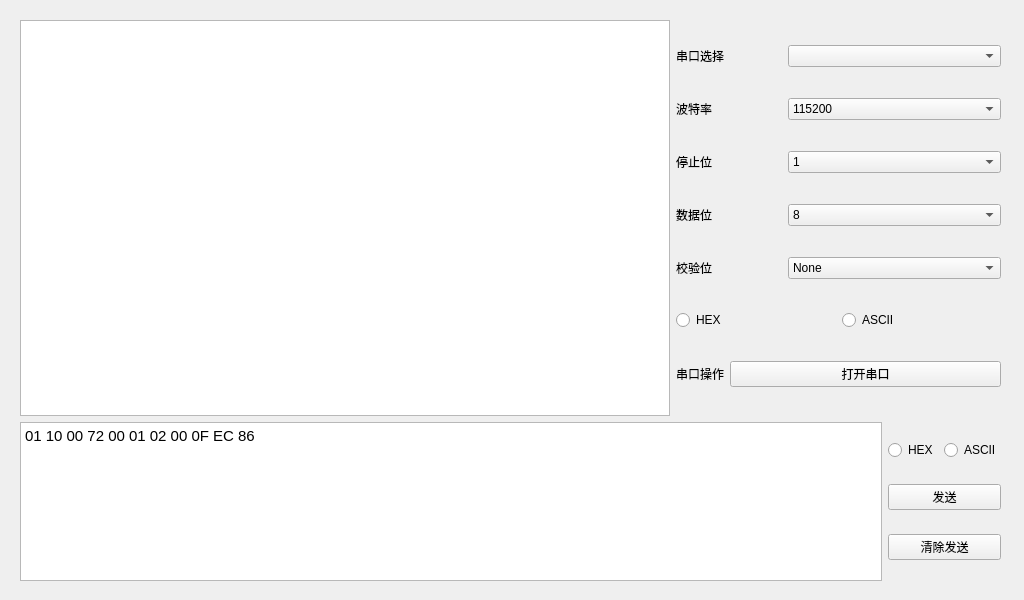
<?xml version="1.0" encoding="UTF-8"?>
<ui version="4.0">
 <class>Widget</class>
 <widget class="QWidget" name="Widget">
  <property name="geometry">
   <rect>
    <x>0</x>
    <y>0</y>
    <width>1024</width>
    <height>600</height>
   </rect>
  </property>
  <property name="windowTitle">
   <string>Widget</string>
  </property>
  <widget class="QWidget" name="layoutWidget">
   <property name="geometry">
    <rect>
     <x>20</x>
     <y>20</y>
     <width>981</width>
     <height>561</height>
    </rect>
   </property>
   <layout class="QVBoxLayout" name="verticalLayout_3" stretch="5,2">
    <item>
     <layout class="QHBoxLayout" name="horizontalLayout_8" stretch="4,2">
      <item>
       <widget class="QTextBrowser" name="textBrowser"/>
      </item>
      <item>
       <layout class="QVBoxLayout" name="verticalLayout">
        <item>
         <layout class="QHBoxLayout" name="horizontalLayout" stretch="1,2">
          <item>
           <widget class="QLabel" name="label">
            <property name="text">
             <string>串口选择</string>
            </property>
           </widget>
          </item>
          <item>
           <widget class="QComboBox" name="comboBox"/>
          </item>
         </layout>
        </item>
        <item>
         <layout class="QHBoxLayout" name="horizontalLayout_2" stretch="1,2">
          <item>
           <widget class="QLabel" name="label_2">
            <property name="text">
             <string>波特率</string>
            </property>
           </widget>
          </item>
          <item>
           <widget class="QComboBox" name="comboBox_2">
            <item>
             <property name="text">
              <string>115200</string>
             </property>
            </item>
            <item>
             <property name="text">
              <string>57600</string>
             </property>
            </item>
            <item>
             <property name="text">
              <string>38400</string>
             </property>
            </item>
            <item>
             <property name="text">
              <string>19200</string>
             </property>
            </item>
            <item>
             <property name="text">
              <string>9600</string>
             </property>
            </item>
           </widget>
          </item>
         </layout>
        </item>
        <item>
         <layout class="QHBoxLayout" name="horizontalLayout_3" stretch="1,2">
          <item>
           <widget class="QLabel" name="label_3">
            <property name="text">
             <string>停止位</string>
            </property>
           </widget>
          </item>
          <item>
           <widget class="QComboBox" name="comboBox_3">
            <item>
             <property name="text">
              <string>1</string>
             </property>
            </item>
            <item>
             <property name="text">
              <string>2</string>
             </property>
            </item>
           </widget>
          </item>
         </layout>
        </item>
        <item>
         <layout class="QHBoxLayout" name="horizontalLayout_4" stretch="1,2">
          <item>
           <widget class="QLabel" name="label_4">
            <property name="text">
             <string>数据位</string>
            </property>
           </widget>
          </item>
          <item>
           <widget class="QComboBox" name="comboBox_4">
            <item>
             <property name="text">
              <string>8</string>
             </property>
            </item>
            <item>
             <property name="text">
              <string>7</string>
             </property>
            </item>
            <item>
             <property name="text">
              <string>6</string>
             </property>
            </item>
            <item>
             <property name="text">
              <string>5</string>
             </property>
            </item>
           </widget>
          </item>
         </layout>
        </item>
        <item>
         <layout class="QHBoxLayout" name="horizontalLayout_5" stretch="1,2">
          <item>
           <widget class="QLabel" name="label_5">
            <property name="text">
             <string>校验位</string>
            </property>
           </widget>
          </item>
          <item>
           <widget class="QComboBox" name="comboBox_5">
            <item>
             <property name="text">
              <string>None</string>
             </property>
            </item>
            <item>
             <property name="text">
              <string>Even</string>
             </property>
            </item>
            <item>
             <property name="text">
              <string>Odd</string>
             </property>
            </item>
            <item>
             <property name="text">
              <string>Space</string>
             </property>
            </item>
            <item>
             <property name="text">
              <string>Mark</string>
             </property>
            </item>
           </widget>
          </item>
         </layout>
        </item>
        <item>
         <layout class="QHBoxLayout" name="horizontalLayout_9">
          <item>
           <widget class="QRadioButton" name="radioButton">
            <property name="text">
             <string>HEX</string>
            </property>
            <attribute name="buttonGroup">
             <string notr="true">buttonGroup</string>
            </attribute>
           </widget>
          </item>
          <item>
           <widget class="QRadioButton" name="radioButton_2">
            <property name="text">
             <string>ASCII</string>
            </property>
            <attribute name="buttonGroup">
             <string notr="true">buttonGroup</string>
            </attribute>
           </widget>
          </item>
         </layout>
        </item>
        <item>
         <layout class="QHBoxLayout" name="horizontalLayout_6" stretch="0,2">
          <item>
           <widget class="QLabel" name="label_6">
            <property name="text">
             <string>串口操作</string>
            </property>
           </widget>
          </item>
          <item>
           <widget class="QPushButton" name="pushButton">
            <property name="text">
             <string>打开串口</string>
            </property>
            <property name="checkable">
             <bool>true</bool>
            </property>
           </widget>
          </item>
         </layout>
        </item>
       </layout>
      </item>
     </layout>
    </item>
    <item>
     <layout class="QHBoxLayout" name="horizontalLayout_7">
      <item>
       <widget class="QTextEdit" name="textEdit">
        <property name="html">
         <string>&lt;!DOCTYPE HTML PUBLIC &quot;-//W3C//DTD HTML 4.0//EN&quot; &quot;http://www.w3.org/TR/REC-html40/strict.dtd&quot;&gt;
&lt;html&gt;&lt;head&gt;&lt;meta name=&quot;qrichtext&quot; content=&quot;1&quot; /&gt;&lt;style type=&quot;text/css&quot;&gt;
p, li { white-space: pre-wrap; }
&lt;/style&gt;&lt;/head&gt;&lt;body style=&quot; font-family:'Ubuntu'; font-size:11pt; font-weight:400; font-style:normal;&quot;&gt;
&lt;p style=&quot; margin-top:0px; margin-bottom:0px; margin-left:0px; margin-right:0px; -qt-block-indent:0; text-indent:0px;&quot;&gt;01 10 00 72 00 01 02 00 0F EC 86&lt;/p&gt;&lt;/body&gt;&lt;/html&gt;</string>
        </property>
       </widget>
      </item>
      <item>
       <layout class="QVBoxLayout" name="verticalLayout_2">
        <item>
         <layout class="QHBoxLayout" name="horizontalLayout_10">
          <item>
           <widget class="QRadioButton" name="radioButton_3">
            <property name="text">
             <string>HEX</string>
            </property>
            <attribute name="buttonGroup">
             <string notr="true">buttonGroup_2</string>
            </attribute>
           </widget>
          </item>
          <item>
           <widget class="QRadioButton" name="radioButton_4">
            <property name="text">
             <string>ASCII</string>
            </property>
            <attribute name="buttonGroup">
             <string notr="true">buttonGroup_2</string>
            </attribute>
           </widget>
          </item>
         </layout>
        </item>
        <item>
         <widget class="QPushButton" name="pushButton_2">
          <property name="text">
           <string>发送</string>
          </property>
         </widget>
        </item>
        <item>
         <widget class="QPushButton" name="pushButton_3">
          <property name="text">
           <string>清除发送</string>
          </property>
         </widget>
        </item>
       </layout>
      </item>
     </layout>
    </item>
   </layout>
  </widget>
 </widget>
 <resources/>
 <connections/>
 <buttongroups>
  <buttongroup name="buttonGroup"/>
  <buttongroup name="buttonGroup_2"/>
 </buttongroups>
</ui>
